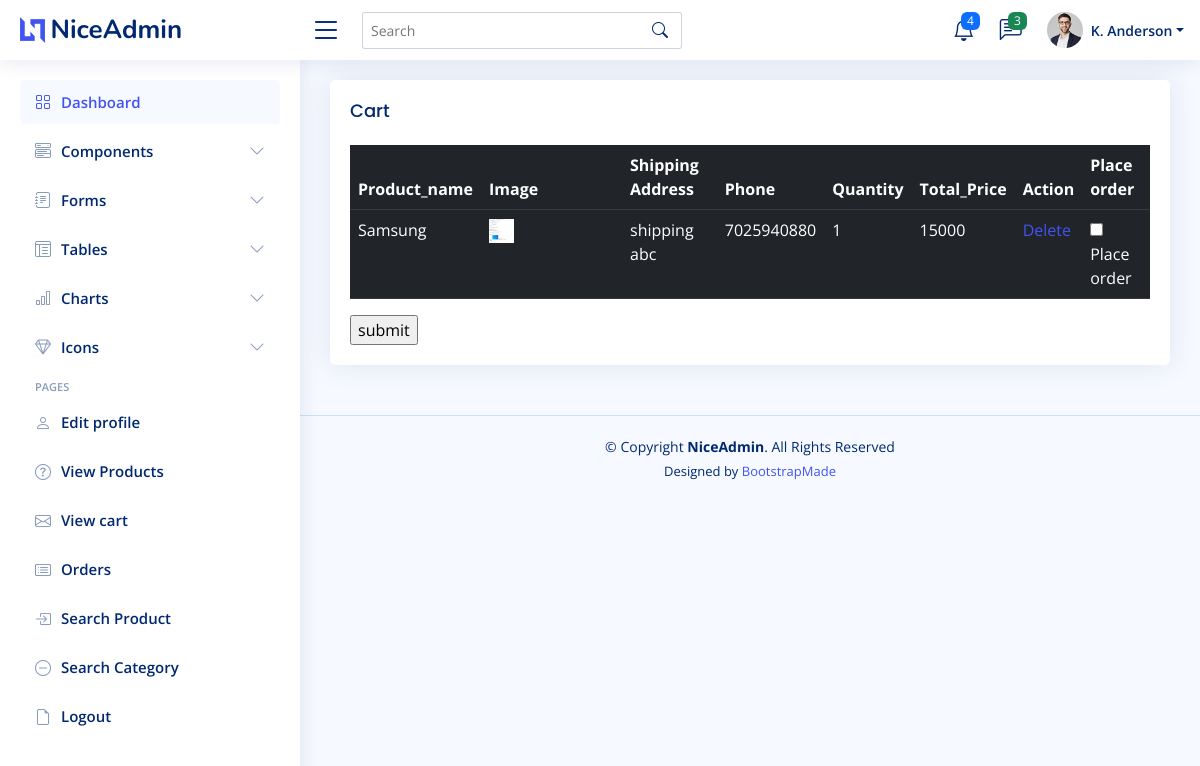
/viewCartProduct/ (signed in), run on the app's committed database.
### buyer/models.py (models this page shows)
class CartModel(models.Model):
    Buyer=models.ForeignKey(BuyerModel,on_delete=models.CASCADE)
    Product=models.ForeignKey('seller.ProductModel', on_delete=models.CASCADE)
    Shipping=models.CharField(max_length=500)
    Phone=models.CharField(max_length=50,default="123")
    Quantity=models.IntegerField()
    Total_price=models.IntegerField()

### seller/models.py (models this page shows)
class ProductModel(models.Model):
    Name=models.CharField(max_length=255)
    ImageFile=models.FileField()
    Details=models.CharField(max_length=500)
    Stock=models.IntegerField()
    Category=models.ForeignKey('siteAdmin.categoryTableModel',on_delete=models.CASCADE)
    Seller=models.ForeignKey(SellerModel,on_delete=models.CASCADE)
    Price=models.IntegerField()

### buyer/views.py (the view)
# urls.py: path('viewCartProduct/',buyerview.viewCartProduct,name='viewCartProduct'),
def viewCartProduct(request):
    buyer=request.session['id']
    cart_db=CartModel.objects.filter(Buyer_id=buyer)
    return render(request,'viewCartProduct.html',{'view':cart_db})

### template/viewCartProduct.html (shortened to what this page needs)
<!DOCTYPE html>
<html lang="en">
    {% extends "buyerbase.html" %}
    {% block content %}
    <form method="POST" action="{% url 'placeOrder' %}">
        <div class="card">
            <div class="card-body">
              <h5 class="card-title">Cart </h5>
              <table class="table table-dark">
                <thead>
                  <tr>
                    <th scope="col">Product_name</th>
                    <th scope="col">Image</th>
                    <th scope="col">Shipping Address</th>
                    <th scope="col">Phone</th>
                    <th scope="col">Quantity</th>
                    <th scope="col">Total_Price</th>
                    <th scope="col">Action</th>
                    <th scope="col">Place order</th>
                  </tr>
                </thead>
                <tbody>
                    {% for v in view %}
                    <tr>
                        <td>{{v.Product.Name}}</td>
                        <td><img src="{{v.Product.ImageFile.url}}" height="20%" width="20%"></td>
                        <td>{{v.Shipping}}</td>
                        <td>{{v.Phone}}</td>
                        <td>{{v.Quantity}}</td>
                        <td>{{v.Total_price}}</td>
                        <td><a href="{% url 'cartDeleteProduct' v.id %}">Delete</a></td>
                        <td><input type="checkbox"  name="checkbox" value="{{v.id}}">Place order</td>
                    </tr>
                    {%endfor%}
                </table>
                <input type="submit" name="submit" value="submit">
                </form>
    {% endblock %}

### static/NiceAdmin/assets/css/style.css (style rules this page uses)
:root { scroll-behavior: smooth; }
body { font-family: "Open Sans", sans-serif; background: #f6f9ff; color: #444444; }
h1, h2, h3, h4, h5, h6 { font-family: "Nunito", sans-serif; }
.card { margin-bottom: 30px; border: none; border-radius: 5px; box-shadow: 0px 0 30px rgba(1, 41, 112, 0.1); }
.card-title { padding: 20px 0 15px 0; font-size: 18px; font-weight: 500; color: #012970; font-family: "Poppins", sans-serif; }
.card-body { padding: 0 20px 20px 20px; }

### data on the page
CartModel: Product.Name "Samsung", Product.ImageFile (picture), Shipping "shipping abc", Phone "7025940880", Quantity "1", Total_price "15000"
